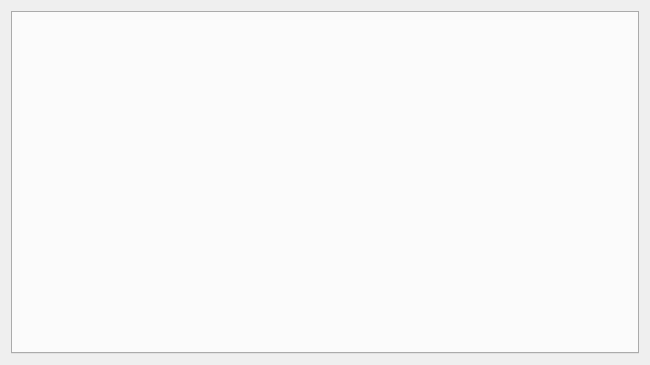
<?xml version="1.0" encoding="UTF-8"?>
<ui version="4.0">
 <class>SetupBrowser</class>
 <widget class="QDialog" name="SetupBrowser">
  <property name="geometry">
   <rect>
    <x>0</x>
    <y>0</y>
    <width>650</width>
    <height>365</height>
   </rect>
  </property>
  <property name="sizePolicy">
   <sizepolicy hsizetype="Preferred" vsizetype="Preferred">
    <horstretch>0</horstretch>
    <verstretch>0</verstretch>
   </sizepolicy>
  </property>
  <property name="minimumSize">
   <size>
    <width>650</width>
    <height>365</height>
   </size>
  </property>
  <property name="windowTitle">
   <string>Dialog</string>
  </property>
  <layout class="QVBoxLayout" name="verticalLayout">
   <item>
    <widget class="QTabWidget" name="tabMain"/>
   </item>
  </layout>
 </widget>
 <resources/>
 <connections/>
</ui>
